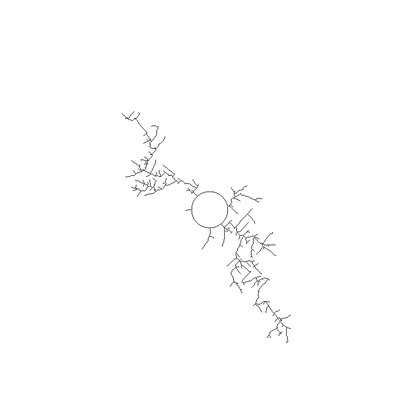
%> input picture PUF_DATA_COLORFLIPED/b20.tif, 420 x 420 px, shrunk from 800 x 800 before the run
$ octave noiseSript10.m   (GNU Octave 9; MATLAB toolbox functions it lacks are replaced by stand-ins)
%> lines starting %> are read from the running program, lines starting %| are printed output that depends on the picture; in (x1, y1, x2, y2) boxes, pixels count from 0 and x2, y2 are one past the last pixel; in counts of white or black regions, pixels touching at a corner belong together; the program's own positions count from 1
### noiseTestMain.m
function data = noiseTestMain(fileName,type)
%> called with fileName = 'b20.tif', type = 1
refIMG = imread(fileName);
%> refIMG is the input picture: size 420x420 uint8; min 32, max 255, mean 253.8
refIMG = im2double(refIMG);
%> refIMG: size 420x420 double
if (type==1)
    noised_sample = 10;
    data = zeros(noised_sample, 1);

    for index = 2:noised_sample
        NImg = imageNoiseMaker(fileName,"salt & pepper",0.005*(index-1));
        denoise_image = denoiseHandle(NImg, "salt & pepper");
        try
            matchedTreeindex = smallIdentification(denoise_image);
        catch
            matchedTreeindex = 0;
        end
        data(index) = matchedTreeindex;

    end
elseif (type==2)
    noised_sample = 26;
    data = zeros(noised_sample, 1);

    parfor index = 1:noised_sample
        NImg = imageNoiseMaker(fileName,"gaussian",0.001*(index-1));
        denoise_image = denoiseHandle(NImg);
        try
            matchedTreeindex = smallIdentification(denoise_image);
        catch
            matchedTreeindex = 0;
        end
        data(index) = matchedTreeindex;
    end

end
end


function matchedTreeindex = smallIdentification(inputIMGE)
inputIMGE = (inputIMGE*-1) + 1;
[height, width] = size(inputIMGE);
rough_circle = hough_circle(inputIMGE,.5,0.1,33,37,1);

rough_circle = round(mean(rough_circle, 2));
circleCenter.x = rough_circle(1);
circleCenter.y = rough_circle(2);
circleCenter.radius = rough_circle(3);
[xgrid, ygrid] = meshgrid(1:width, 1:height);
tempradius = circleCenter.radius;
for index = -3:3
    circle = sqrt((circleCenter.y - ygrid).^2 + (circleCenter.x...
        - xgrid).^2) <= tempradius + index;
    circle2 = sqrt((circleCenter.y - ygrid).^2 + (circleCenter.x...
        - xgrid).^2) <= tempradius + index -1;
    circleDiff = circle - circle2;
    [y, x] = find(circleDiff);
    temptotal = numel(y);
    if (sum(inputIMGE(y,x))/temptotal > .93)
        circleCenter.radius = tempradius + index;
        disp("succuessfully find the more accurate radius")
        break;
    end

    if (index == 3)
        circleCenter.radius = tempradius + .5;
    end
end


[TreeStruct, ~, ~, distinfo, angleinfo] = graph_based_rdGen(inputIMGE, circleCenter);

[maxmatchingRate, matchedTreeindex, Rmat] = mappingMain(TreeStruct,distinfo,angleinfo);

end

### imageNoiseMaker.m
function [NImg, LEN, THETA] = imageNoiseMaker(fileName,noiseName,varargin)
%> called with fileName = 'b20.tif', noiseName = 'salt & pepper'
%UNTITLED Summary of this function goes here
%   Detailed explanation goes here

I = imread(fileName);
I = im2double(I);
LEN = 0; THETA = 0;
if (noiseName == "gaussian")
    NImg = imnoise(I, 'gaussian', 0, varargin{1});
elseif (noiseName == "salt & pepper")
    NImg = imnoise(I, 'salt & pepper', varargin{1});
elseif (noiseName == "motion")
    LEN = varargin{1};
    THETA = varargin{2};
    PSF = fspecial('motion', LEN, THETA);
    NImg = imfilter(I, PSF, 'conv', 'circular');
end
end

### denoiseHandle.m
function denoise_image = denoiseHandle(noised_image, varargin)

if isempty(varargin)
    denoise_image = wiener2(noised_image);
    denoise_image = imbinarize(denoise_image);
    denoise_image = bwareaopen(denoise_image);
elseif varargin{1} == "salt & pepper"
    format = fspecial('average', 5);
    denoise_image = filter2(format, noised_image);
    denoise_image = imbinarize(denoise_image);
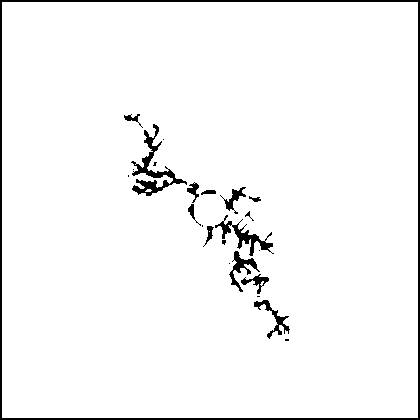
%> denoise_image: size 420x420 logical; 96.4% white; 24 black regions (10 under 20 px), largest, box (x1, y1, x2, y2) and area: (0, 0, 420, 420) 3344, (131, 124, 187, 196) 918, (215, 215, 274, 256) 567
    denoise_image = bwareaopen(denoise_image, 400);
%> denoise_image: size 420x420 logical; 96.4% white; 24 black regions (10 under 20 px), largest, box (x1, y1, x2, y2) and area: (0, 0, 420, 420) 3344, (131, 124, 187, 196) 934, (215, 215, 274, 256) 567
    denoise_image = -denoise_image + 1;
    denoise_image = bwmorph(denoise_image,'thin',inf);
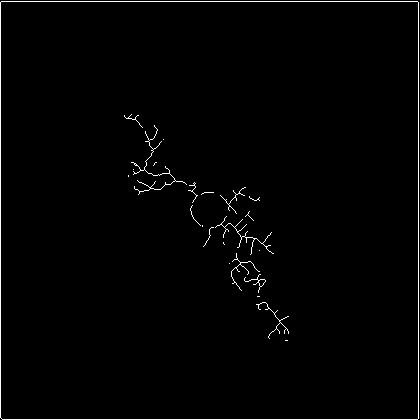
%> denoise_image: size 420x420 logical; 1.4% white in thin lines or dots
    denoise_image = -denoise_image + 1;
%> denoise_image: size 420x420 double; values 0 (black) and 1 (white), 98.6% white; black in thin lines or dots
elseif varargin{1} == "motion"
    LEN = varargin{2};
    THETA = varargin{3};
    PSF = fspecial('motion', LEN, THETA);
    NSR = 0;
    denoise_image = deconvwnr(noised_image, PSF, NSR);
    denoise_image = imbinarize(denoise_image);
end

end

### hough_circle.m
function [para, hough_space,hough_circleOut] = hough_circle(BW,step_r,step_angle,r_min,r_max,p)
%> called with step_r = 0.5, step_angle = 0.1, r_min = 33, r_max = 37, p = 1
%[HOUGH_SPACE,HOUGH_CIRCLE,PARA] = HOUGH_CIRCLE(BW,STEP_R,STEP_ANGLE,R_MAX,P)

[m,n] = size(BW);
size_r = round((r_max-r_min)/step_r)+1;
size_angle = round(2*pi/step_angle);

hough_space = zeros(m,n,size_r);

[rows,cols] = find(BW);
%> rows = 2491 values from 2 to 420; cols = 2491 values from 1 to 419
ecount = size(rows);
%> ecount = [2491 1]

% Hough Transformation
% Transform (x,y) domain to (a, b, r) domain
% a = x-r*cos(angle)
% b = y-r*sin(angle)
for i=1:ecount
    for r=1:size_r
        for k=1:size_angle
            a = round(rows(i)-(r_min+(r-1)*step_r)*cos(k*step_angle));
            b = round(cols(i)-(r_min+(r-1)*step_r)*sin(k*step_angle));
            if(a>0&a<=m&b>0&b<=n)
                hough_space(a,b,r) = hough_space(a,b,r)+1;
            end
        end
    end
end

% ??????????
max_para = max(max(max(hough_space)));
%> max_para = 11
index = find(hough_space>=max_para*p);
%> index = [66082; 111094; 577650; 981381; 1157781]
length = size(index);
%> length = [5 1]
hough_circleOut=zeros(m,n);
for i=1:ecount
    for k=1:length
        par3 = floor(index(k)/(m*n))+1;
        par2 = floor((index(k)-(par3-1)*(m*n))/m)+1;
        par1 = index(k)-(par3-1)*(m*n)-(par2-1)*m;
        if((rows(i)-par1)^2+(cols(i)-par2)^2<(r_min+(par3-1)*step_r)^2+5&...
                (rows(i)-par1)^2+(cols(i)-par2)^2>(r_min+(par3-1)*step_r)^2-5)
            hough_circleOut(rows(i),cols(i)) = 1;
        end
    end
end
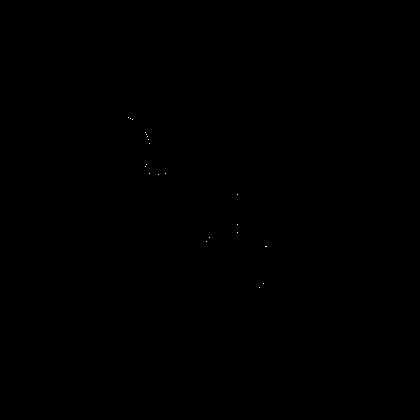
%> hough_circleOut: size 420x420 double; values 0 (black) and 1 (white), 0.01% white in thin lines or dots, all inside (x1, y1, x2, y2) = (128, 117, 267, 288)

% The output
for k=1:length
    par3 = floor(index(k)/(m*n))+1;
    par2 = floor((index(k)-(par3-1)*(m*n))/m)+1;
    par1 = index(k)-(par3-1)*(m*n)-(par2-1)*m;
    par3 = r_min+(par3-1)*step_r;
    fprintf(1,'Center%d at [%d, %d], radius = %d\n',k,par1,par2,par3);
    para(:,k) = [par1,par2,par3]';

end
%> this loop made 5 passes
%> (par3, par2, par1) on passes 1 to 5: (33, 158, 142), (33, 265, 214), (34.5, 116, 150), (35.5, 237, 261), (36, 237, 261)
%> (printed output is left out)
%> after the loop, para = [142 214 150 261 261; 158 265 116 237 237; 33 33 34.5 35.5 36]
%> in smallIdentification, `rough_circle = hough_circle(inputIMGE,.5,0.1,33,37,1);`: rough_circle has the same summary as para in hough_circle
%> in smallIdentification, `rough_circle = round(mean(rough_circle, 2));`: rough_circle = [206; 203; 34]
%> in smallIdentification, `circleCenter.x = rough_circle(1);`: circleCenter.x = 206
%> in smallIdentification, `circleCenter.y = rough_circle(2);`: circleCenter.y = 203
%> in smallIdentification, `circleCenter.radius = rough_circle(3);`: circleCenter.radius = 34
%> the loop in smallIdentification, `for index = -3:3` made 7 passes
%> (temptotal, circleCenter.radius) on pass 7: (240, 34.5)
%> pass 1, in smallIdentification, `circle2 = sqrt((circleCenter.y - ygrid).^2 + (circleCenter.x - xgrid)...`:
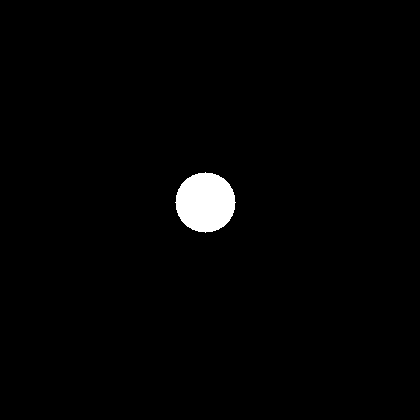
%> circle2: size 420x420 logical; 1.6% white; 1 white region, box (x1, y1, x2, y2) and area: (175, 172, 236, 233) 2821
%> pass 1, in smallIdentification, `circleDiff = circle - circle2;`:
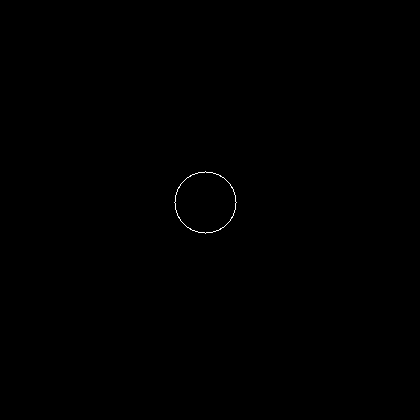
%> circleDiff: size 420x420 double; values 0 (black) and 1 (white), 0.1% white in thin lines or dots, all inside (x1, y1, x2, y2) = (174, 171, 237, 234)
%> pass 2, in smallIdentification, `circle = sqrt((circleCenter.y - ygrid).^2 + (circleCenter.x - xgrid).^..`:
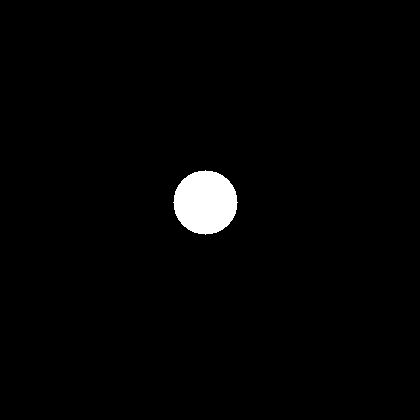
%> circle: size 420x420 logical; 1.8% white; 1 white region, box (x1, y1, x2, y2) and area: (173, 170, 238, 235) 3209
%> after the loop in smallIdentification, `for index = -3:3`: circleCenter = {x 206, y 203, radius 34.5}

### graph_based_rdGen.m
function [TreeStruct, new_result, cellnodes, distinfo, angleinfo] = graph_based_rdGen(image, circleInfo, varargin)
%%This function is differ than the original graph_based function, it should
%%be called when the image is just a skeleton, and can be easily get Tree
%%structure

%%% remove circle in center and find tree initial point
[height, width] = size(image);
radius = circleInfo.radius;
%> radius = 34.5
centery = circleInfo.x;
%> centery = 206
centerx = circleInfo.y;
%> centerx = 203
% ADD 1st mask
initial_image = image;
[xgrid, ygrid] = meshgrid(1:width, 1:height);
mask = sqrt((xgrid-centery).^2 + (ygrid-centerx).^2) <= radius-1;
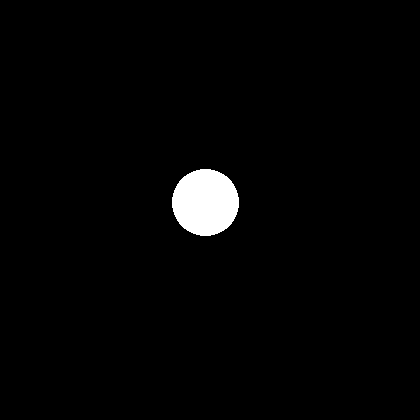
%> mask: size 420x420 logical; 2% white; 1 white region, box (x1, y1, x2, y2) and area: (172, 169, 239, 236) 3521
mask = (mask-1)*(-1);
initial_image = mask.*initial_image;
%> initial_image: size 420x420 double; values 0 (black) and 1 (white), 1.3% white in thin lines or dots
%> (the rest of the program and of its run is left out)
